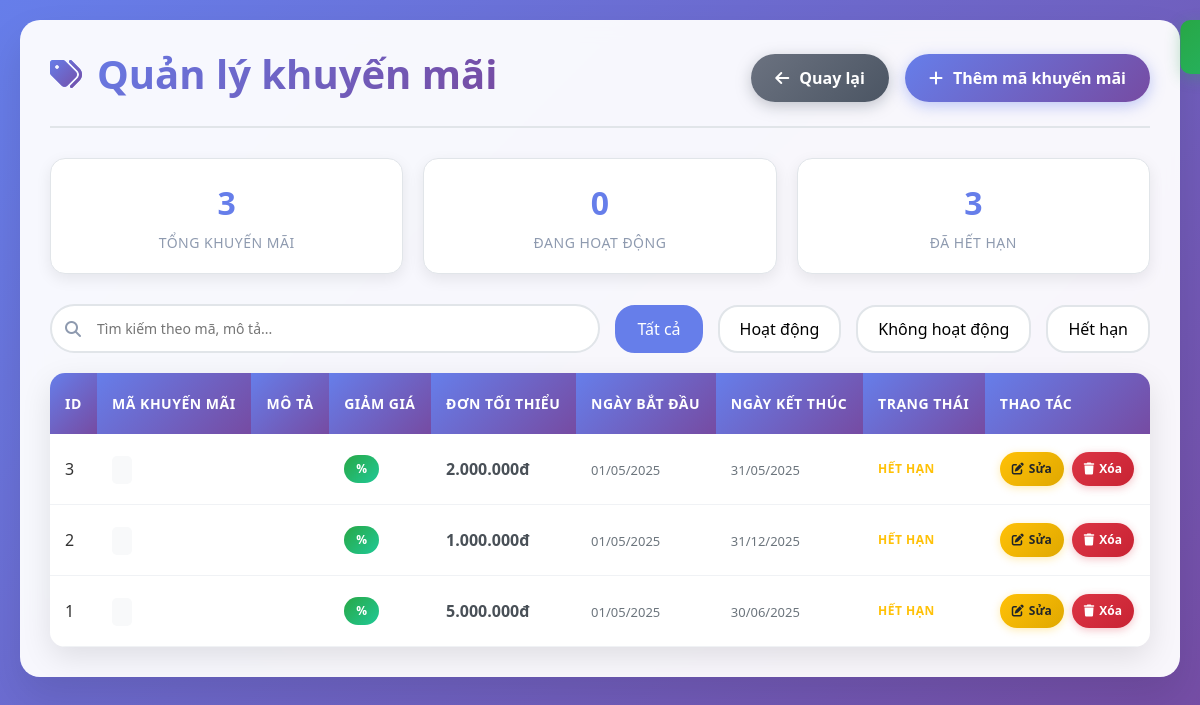
The app's page /admin/promotions.php (signed in) with its own data.
### tables this page shows
CREATE TABLE `promotions` (
  `promotion_id` INT PRIMARY KEY AUTO_INCREMENT,
  `promotion_code` VARCHAR(50) NOT NULL UNIQUE,
  `discount_type` ENUM('fixed', 'percentage') DEFAULT 'percentage',
  `discount_value` DECIMAL(10, 2) NOT NULL,
  `max_discount` DECIMAL(12, 2),
  `min_order_amount` DECIMAL(12, 2) DEFAULT 0,
  `max_uses` INT,
  `current_uses` INT DEFAULT 0,
  `start_date` DATETIME NOT NULL,
  `end_date` DATETIME NOT NULL,
  `status` ENUM('active', 'inactive', 'expired') DEFAULT 'active',
  `created_at` TIMESTAMP DEFAULT CURRENT_TIMESTAMP,
  `updated_at` TIMESTAMP DEFAULT CURRENT_TIMESTAMP ON UPDATE CURRENT_TIMESTAMP
);

### config/functions.php (called while the page is built, shortened)
<?php
function sanitize($str) {
    return htmlspecialchars(trim($str), ENT_QUOTES, 'UTF-8');
}
?>

### admin/promotions.php (the view, shortened to what this page needs)
<?php
require_once '../config/functions.php';
$pdo = getPDO();
$stmt = $pdo->query("SELECT * FROM promotions ORDER BY promotion_id DESC");
$promotions = $stmt->fetchAll(PDO::FETCH_ASSOC);
?>
<!DOCTYPE html>
<html lang="vi">
<head>
    <link href="https://cdnjs.cloudflare.com/ajax/libs/font-awesome/6.4.0/css/all.min.css" rel="stylesheet">
<link rel="stylesheet" href="https://cdnjs.cloudflare.com/ajax/libs/bootstrap/5.3.0/css/bootstrap.min.css">
    <link rel="stylesheet" href="../css/promotions.css">
</head>
<body>
    <div class="container">
        <div class="header">
            <div class="d-flex justify-content-between align-items-center w-100">
                <div>
                    <h1 class="page-title">
                        <i class="fas fa-tags"></i>
                        Quản lý khuyến mãi
                    </h1>
                </div>
                <div class="d-flex gap-3">
                    <button class="add-btn back-btn" onclick="window.location.href='index.php'" title="Quay lại trang chủ">
                        <i class="fas fa-arrow-left"></i>
                        Quay lại
                    </button>
                    <a href="promotions_add.php" class="add-btn">
                        <i class="fas fa-plus"></i>
                        Thêm mã khuyến mãi
                    </a>
                </div>
            </div>
        </div>
        <div class="stats">
            <div class="stat-card">
                <div class="stat-number" id="totalPromotions">0</div>
                <div class="stat-label">Tổng khuyến mãi</div>
            </div>
            <div class="stat-card">
                <div class="stat-number" id="activePromotions">0</div>
                <div class="stat-label">Đang hoạt động</div>
            </div>
            <div class="stat-card">
                <div class="stat-number" id="expiredPromotions">0</div>
                <div class="stat-label">Đã hết hạn</div>
            </div>
        </div>
        <div class="controls">
            <div class="search-box">
                <i class="fas fa-search"></i>
                <input type="text" id="searchInput" placeholder="Tìm kiếm theo mã, mô tả...">
            </div>
            <button class="filter-btn active" data-filter="all">Tất cả</button>
            <button class="filter-btn" data-filter="active">Hoạt động</button>
            <button class="filter-btn" data-filter="inactive">Không hoạt động</button>
            <button class="filter-btn" data-filter="expired">Hết hạn</button>
        </div>
        <div class="table-container">
            <table id="promotionsTable">
                <thead>
                    <tr>
                        <th>ID</th>
                        <th>Mã khuyến mãi</th>
                        <th>Mô tả</th>
                        <th>Giảm giá</th>
                        <th>Đơn tối thiểu</th>
                        <th>Ngày bắt đầu</th>
                        <th>Ngày kết thúc</th>
                        <th>Trạng thái</th>
                        <th>Thao tác</th>
                    </tr>
                </thead>
                <tbody id="promotionsTableBody">
                    <?php if (empty($promotions)): ?>
                    <tr>
                        <td colspan="9" class="no-data">
                            <i class="fas fa-inbox" style="font-size: 3rem; margin-bottom: 15px; opacity: 0.3;"></i>
                            <br>Chưa có mã khuyến mãi nào
                        </td>
                    </tr>
                    <?php else: ?>
                        <?php foreach ($promotions as $p): ?>
                        <tr class="promotion-row fade-in"
                            data-id="<?= $p['promotion_id'] ?>"
                            data-status="<?= $p['active'] ? 'active' : 'inactive' ?>"
                            data-expired="<?= (strtotime($p['end_date']) < time()) ? 'true' : 'false' ?>">
                            <td><?= $p['promotion_id'] ?></td>
                            <td>
                                <span class="promotion-code"><?= sanitize($p['code']) ?></span>
                            </td>
                            <td><?= sanitize($p['description']) ?></td>
                            <td>
                                <span class="discount-badge"><?= $p['discount_percent'] ?>%</span>
                            </td>
                            <td>
                                <span class="amount"><?= number_format($p['min_order_amount'], 0, ',', '.') ?>đ</span>
                            </td>
                            <td>
                                <span class="date"><?= date('d/m/Y', strtotime($p['start_date'])) ?></span>
                            </td>
                            <td>
                                <span class="date"><?= date('d/m/Y', strtotime($p['end_date'])) ?></span>
                            </td>
                            <td>
                                <?php
                                $isExpired = strtotime($p['end_date']) < time();
                                ?>
                                <div class="status-container">
                                    <span class="status-text <?= $isExpired ? 'expired' : ($p['active'] ? 'active' : 'inactive') ?>">
                                        <?= $isExpired ? 'Hết hạn' : ($p['active'] ? 'Kích hoạt' : 'Ẩn') ?>
                                    </span>
                                </div>
                            </td>
                            <td>
                                <div class="action-buttons">
                                    <a href="promotions_edit.php?id=<?= $p['promotion_id'] ?>" class="edit-btn">
                                        <i class="fas fa-edit"></i>
                                        Sửa
                                    </a>
                                    <button class="delete-btn"
                                            data-id="<?= $p['promotion_id'] ?>"
                                            data-code="<?= sanitize($p['code']) ?>">
                                        <i class="fas fa-trash"></i>
                                        Xóa
                                    </button>
                                </div>
                            </td>
                        </tr>
                        <?php endforeach; ?>
                    <?php endif; ?>
                </tbody>
            </table>
        </div>
    </div>
    <div id="successMessage" class="success-message">
    </div>
</body>
</html>

### records on screen
promotions: promotion_id "3", min_order_amount "2.000.000", start_date "01/05/2025", end_date "31/05/2025", shows "HẾT HẠN"
promotions: promotion_id "2", min_order_amount "1.000.000", start_date "01/05/2025", end_date "31/12/2025", shows "HẾT HẠN"
promotions: promotion_id "1", min_order_amount "5.000.000", start_date "01/05/2025", end_date "30/06/2025", shows "HẾT HẠN"
